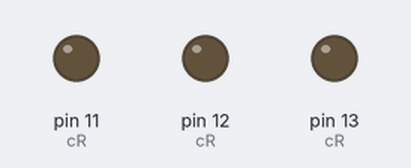
Recording of a sketch running on a simulated Arduino Uno, built with avr-gcc and run on an emulated ATmega328P. Shown: output pins drawn as LEDs (lit = HIGH).

Above: at 0.5 s.
At 1.5 s:
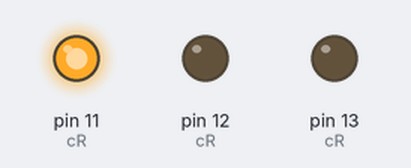
At 2.5 s:
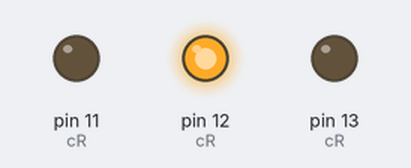
At 3.5 s:
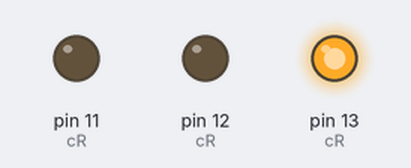
Timing chart, 0 to 5.2 s (numbered marks = the images above):
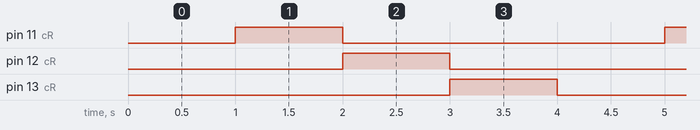

Measured:
- by itself, pin 11 (cR), pin 12 (cR), pin 13 (cR): alternates HIGH for 1.0 s and LOW for 3.0 s
- by itself, everything shown: repeats every 4.0 s, in 4 steps

The sketch:

condicao_switch.ino
```cpp
/*
Operadores de Comparação
!= (diferente de)
< (menor que)
<= (menor que ou igual a)
== (igual a)
> (maior que)
>= (maior que ou igual a)

Operadores Booleanos
! (NÂO logico)
&& (E logico)
|| (OU logico)

*/

byte c = 0;

void setup()
{
 	Serial.begin(9600);
  	pinMode(13, OUTPUT);
  	pinMode(12, OUTPUT);
  	pinMode(11, OUTPUT);

}

void loop()
{
	byte cR = 0;
  switch(c)
  {
  	case 1:
    	cR = 11;
    break;
	case 2:
    	cR = 12;
    break;
	case 3:
    	cR = 13;
    break;
    default:
    	c = 0;
    break;
  }

  digitalWrite(13,LOW);
  digitalWrite(12,LOW);
  digitalWrite(11,LOW);
  digitalWrite(cR,HIGH);
  c++;
  delay(1000);


}
```
